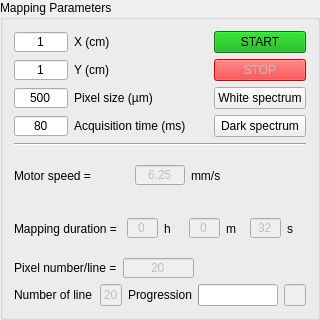
             <widget class="QGroupBox" name="MappingParameters">
              <property name="sizePolicy">
               <sizepolicy hsizetype="Fixed" vsizetype="Fixed">
                <horstretch>0</horstretch>
                <verstretch>0</verstretch>
               </sizepolicy>
              </property>
              <property name="minimumSize">
               <size>
                <width>320</width>
                <height>320</height>
               </size>
              </property>
              <property name="maximumSize">
               <size>
                <width>320</width>
                <height>320</height>
               </size>
              </property>
              <property name="title">
               <string>Mapping Parameters</string>
              </property>
              <layout class="QVBoxLayout" name="verticalLayout_15">
               <item>
                <layout class="QVBoxLayout" name="verticalLayout_14">
                 <item>
                  <layout class="QHBoxLayout" name="horizontalLayout_26">
                   <item>
                    <layout class="QVBoxLayout" name="verticalLayout_13">
                     <item>
                      <layout class="QHBoxLayout" name="horizontalLayout_22">
                       <item>
                        <widget class="QLineEdit" name="line_edit_x">
                         <property name="maximumSize">
                          <size>
                           <width>54</width>
                           <height>20</height>
                          </size>
                         </property>
                         <property name="text">
                          <string>1</string>
                         </property>
                         <property name="alignment">
                          <set>Qt::AlignCenter</set>
                         </property>
                        </widget>
                       </item>
                       <item>
                        <widget class="QLabel" name="widthX">
                         <property name="text">
                          <string>X (cm)</string>
                         </property>
                        </widget>
                       </item>
                      </layout>
                     </item>
                     <item>
                      <layout class="QHBoxLayout" name="horizontalLayout_23">
                       <item>
                        <widget class="QLineEdit" name="line_edit_y">
                         <property name="maximumSize">
                          <size>
                           <width>54</width>
                           <height>20</height>
                          </size>
                         </property>
                         <property name="text">
                          <string>1</string>
                         </property>
                         <property name="alignment">
                          <set>Qt::AlignCenter</set>
                         </property>
                        </widget>
                       </item>
                       <item>
                        <widget class="QLabel" name="heightY">
                         <property name="text">
                          <string>Y (cm)</string>
                         </property>
                        </widget>
                       </item>
                      </layout>
                     </item>
                     <item>
                      <layout class="QHBoxLayout" name="horizontalLayout_24">
                       <item>
                        <widget class="QLineEdit" name="line_edit_pixel_size">
                         <property name="maximumSize">
                          <size>
                           <width>54</width>
                           <height>20</height>
                          </size>
                         </property>
                         <property name="text">
                          <string>500</string>
                         </property>
                         <property name="alignment">
                          <set>Qt::AlignCenter</set>
                         </property>
                        </widget>
                       </item>
                       <item>
                        <widget class="QLabel" name="PixelSize">
                         <property name="text">
                          <string>Pixel size (µm)</string>
                         </property>
                        </widget>
                       </item>
                      </layout>
                     </item>
                     <item>
                      <layout class="QHBoxLayout" name="horizontalLayout_25">
                       <item>
                        <widget class="QLineEdit" name="line_edit_acquisition_time">
                         <property name="maximumSize">
                          <size>
                           <width>54</width>
                           <height>20</height>
                          </size>
                         </property>
                         <property name="text">
                          <string>80</string>
                         </property>
                         <property name="alignment">
                          <set>Qt::AlignCenter</set>
                         </property>
                        </widget>
                       </item>
                       <item>
                        <widget class="QLabel" name="AcquistionTime">
                         <property name="text">
                          <string>Acquisition time (ms)</string>
                         </property>
                        </widget>
                       </item>
                      </layout>
                     </item>
                    </layout>
                   </item>
                   <item>
                    <layout class="QVBoxLayout" name="verticalLayout_12">
                     <item>
                      <widget class="QPushButton" name="push_button_start">
                       <property name="styleSheet">
                        <string notr="true">background-color: rgb(0, 170, 0);</string>
                       </property>
                       <property name="text">
                        <string>START</string>
                       </property>
                      </widget>
                     </item>
                     <item>
                      <widget class="QPushButton" name="push_button_stop">
                       <property name="enabled">
                        <bool>false</bool>
                       </property>
                       <property name="styleSheet">
                        <string notr="true">background-color: rgb(255, 0, 0);</string>
                       </property>
                       <property name="text">
                        <string>STOP</string>
                       </property>
                      </widget>
                     </item>
                     <item>
                      <widget class="QPushButton" name="push_button_white">
                       <property name="text">
                        <string>White spectrum</string>
                       </property>
                      </widget>
                     </item>
                     <item>
                      <widget class="QPushButton" name="push_button_dark">
                       <property name="text">
                        <string>Dark spectrum</string>
                       </property>
                      </widget>
                     </item>
                    </layout>
                   </item>
                  </layout>
                 </item>
                 <item>
                  <widget class="Line" name="line">
                   <property name="orientation">
                    <enum>Qt::Horizontal</enum>
                   </property>
                  </widget>
                 </item>
                 <item>
                  <layout class="QHBoxLayout" name="horizontalLayout_21">
                   <item>
                    <widget class="QLabel" name="motorSpeed">
                     <property name="text">
                      <string>Motor speed =</string>
                     </property>
                    </widget>
                   </item>
                   <item>
                    <widget class="QLineEdit" name="line_edit_motor_speed">
                     <property name="enabled">
                      <bool>false</bool>
                     </property>
                     <property name="maximumSize">
                      <size>
                       <width>50</width>
                       <height>20</height>
                      </size>
                     </property>
                     <property name="text">
                      <string>6.25</string>
                     </property>
                     <property name="alignment">
                      <set>Qt::AlignCenter</set>
                     </property>
                    </widget>
                   </item>
                   <item>
                    <widget class="QLabel" name="motorSpeedUnit">
                     <property name="text">
                      <string>mm/s</string>
                     </property>
                    </widget>
                   </item>
                  </layout>
                 </item>
                 <item>
                  <layout class="QHBoxLayout" name="horizontalLayout_20">
                   <item>
                    <widget class="QLabel" name="mappingDuration">
                     <property name="text">
                      <string>Mapping duration = </string>
                     </property>
                    </widget>
                   </item>
                   <item>
                    <widget class="QLineEdit" name="line_edit_mapping_duration_h">
                     <property name="enabled">
                      <bool>false</bool>
                     </property>
                     <property name="maximumSize">
                      <size>
                       <width>31</width>
                       <height>20</height>
                      </size>
                     </property>
                     <property name="text">
                      <string>0</string>
                     </property>
                     <property name="alignment">
                      <set>Qt::AlignCenter</set>
                     </property>
                    </widget>
                   </item>
                   <item>
                    <widget class="QLabel" name="hours">
                     <property name="text">
                      <string>h</string>
                     </property>
                    </widget>
                   </item>
                   <item>
                    <widget class="QLineEdit" name="line_edit_mapping_duration_m">
                     <property name="enabled">
                      <bool>false</bool>
                     </property>
                     <property name="maximumSize">
                      <size>
                       <width>31</width>
                       <height>20</height>
                      </size>
                     </property>
                     <property name="text">
                      <string>0</string>
                     </property>
                     <property name="alignment">
                      <set>Qt::AlignCenter</set>
                     </property>
                    </widget>
                   </item>
                   <item>
                    <widget class="QLabel" name="minutes">
                     <property name="text">
                      <string>m</string>
                     </property>
                    </widget>
                   </item>
                   <item>
                    <widget class="QLineEdit" name="line_edit_mapping_duration_s">
                     <property name="enabled">
                      <bool>false</bool>
                     </property>
                     <property name="maximumSize">
                      <size>
                       <width>31</width>
                       <height>20</height>
                      </size>
                     </property>
                     <property name="text">
                      <string>32</string>
                     </property>
                     <property name="alignment">
                      <set>Qt::AlignCenter</set>
                     </property>
                    </widget>
                   </item>
                   <item>
                    <widget class="QLabel" name="seconds">
                     <property name="text">
                      <string>s</string>
                     </property>
                    </widget>
                   </item>
                  </layout>
                 </item>
                 <item>
                  <layout class="QHBoxLayout" name="horizontalLayout_19">
                   <item>
                    <widget class="QLabel" name="pixelNumber">
                     <property name="text">
                      <string>Pixel number/line =</string>
                     </property>
                    </widget>
                   </item>
                   <item>
                    <widget class="QLineEdit" name="line_edit_pixel_number">
                     <property name="enabled">
                      <bool>false</bool>
                     </property>
                     <property name="maximumSize">
                      <size>
                       <width>71</width>
                       <height>20</height>
                      </size>
                     </property>
                     <property name="text">
                      <string>20</string>
                     </property>
                     <property name="alignment">
                      <set>Qt::AlignCenter</set>
                     </property>
                    </widget>
                   </item>
                   <item>
                    <spacer name="horizontalSpacer_10">
                     <property name="orientation">
                      <enum>Qt::Horizontal</enum>
                     </property>
                     <property name="sizeHint" stdset="0">
                      <size>
                       <width>40</width>
                       <height>20</height>
                      </size>
                     </property>
                    </spacer>
                   </item>
                  </layout>
                 </item>
                 <item>
                  <layout class="QHBoxLayout" name="horizontalLayout_18">
                   <item>
                    <widget class="QLabel" name="lineNumber">
                     <property name="text">
                      <string>Number of line =</string>
                     </property>
                    </widget>
                   </item>
                   <item>
                    <widget class="QLineEdit" name="line_edit_number_line">
                     <property name="enabled">
                      <bool>false</bool>
                     </property>
                     <property name="maximumSize">
                      <size>
                       <width>35</width>
                       <height>16777215</height>
                      </size>
                     </property>
                     <property name="text">
                      <string>20</string>
                     </property>
                     <property name="alignment">
                      <set>Qt::AlignCenter</set>
                     </property>
                    </widget>
                   </item>
                   <item>
                    <widget class="QLabel" name="label_4">
                     <property name="text">
                      <string>Progression</string>
                     </property>
                    </widget>
                   </item>
                   <item>
                    <widget class="QProgressBar" name="acquisition_progressbar">
                     <property name="value">
                      <number>0</number>
                     </property>
                     <property name="textVisible">
                      <bool>false</bool>
                     </property>
                    </widget>
                   </item>
                   <item>
                    <widget class="QLineEdit" name="line_edit_progression">
                     <property name="enabled">
                      <bool>false</bool>
                     </property>
                     <property name="alignment">
                      <set>Qt::AlignCenter</set>
                     </property>
                    </widget>
                   </item>
                   <item>
                    <spacer name="horizontalSpacer_11">
                     <property name="orientation">
                      <enum>Qt::Horizontal</enum>
                     </property>
                     <property name="sizeHint" stdset="0">
                      <size>
                       <width>40</width>
                       <height>20</height>
                      </size>
                     </property>
                    </spacer>
                   </item>
                  </layout>
                 </item>
                </layout>
               </item>
              </layout>
             </widget>
